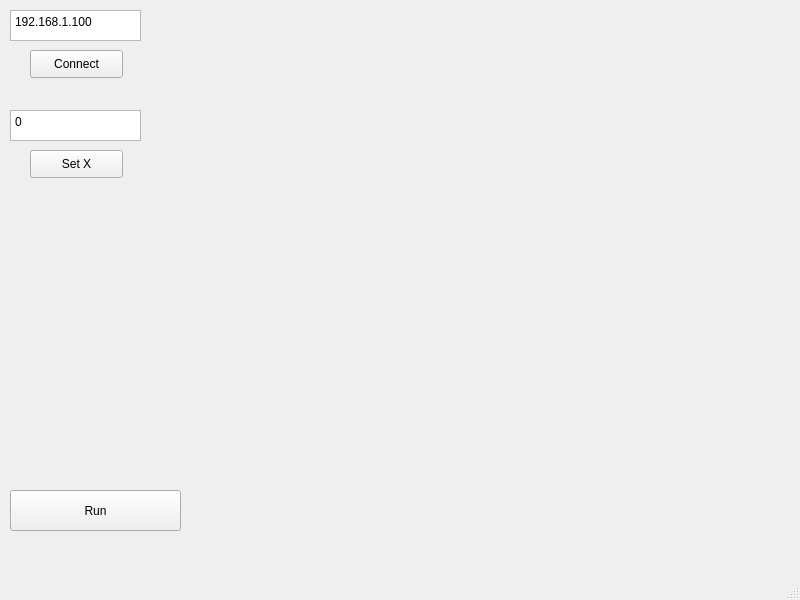
<?xml version="1.0" encoding="UTF-8"?>
<ui version="4.0">
 <class>MainWindow</class>
 <widget class="QMainWindow" name="MainWindow">
  <property name="geometry">
   <rect>
    <x>0</x>
    <y>0</y>
    <width>800</width>
    <height>600</height>
   </rect>
  </property>
  <property name="windowTitle">
   <string>MainWindow</string>
  </property>
  <widget class="QWidget" name="centralwidget">
   <widget class="QPlainTextEdit" name="ipAddress">
    <property name="geometry">
     <rect>
      <x>10</x>
      <y>10</y>
      <width>131</width>
      <height>31</height>
     </rect>
    </property>
    <property name="plainText">
     <string>192.168.1.100</string>
    </property>
   </widget>
   <widget class="QPushButton" name="connectButton">
    <property name="geometry">
     <rect>
      <x>30</x>
      <y>50</y>
      <width>93</width>
      <height>28</height>
     </rect>
    </property>
    <property name="text">
     <string>Connect</string>
    </property>
   </widget>
   <widget class="QPushButton" name="runButton">
    <property name="geometry">
     <rect>
      <x>10</x>
      <y>490</y>
      <width>171</width>
      <height>41</height>
     </rect>
    </property>
    <property name="text">
     <string>Run</string>
    </property>
   </widget>
   <widget class="QPlainTextEdit" name="xValue">
    <property name="geometry">
     <rect>
      <x>10</x>
      <y>110</y>
      <width>131</width>
      <height>31</height>
     </rect>
    </property>
    <property name="plainText">
     <string>0</string>
    </property>
   </widget>
   <widget class="QPushButton" name="setXButton">
    <property name="geometry">
     <rect>
      <x>30</x>
      <y>150</y>
      <width>93</width>
      <height>28</height>
     </rect>
    </property>
    <property name="text">
     <string>Set X</string>
    </property>
   </widget>
  </widget>
  <widget class="QMenuBar" name="menubar">
   <property name="geometry">
    <rect>
     <x>0</x>
     <y>0</y>
     <width>800</width>
     <height>26</height>
    </rect>
   </property>
  </widget>
  <widget class="QStatusBar" name="statusbar"/>
 </widget>
 <resources/>
 <connections/>
</ui>
